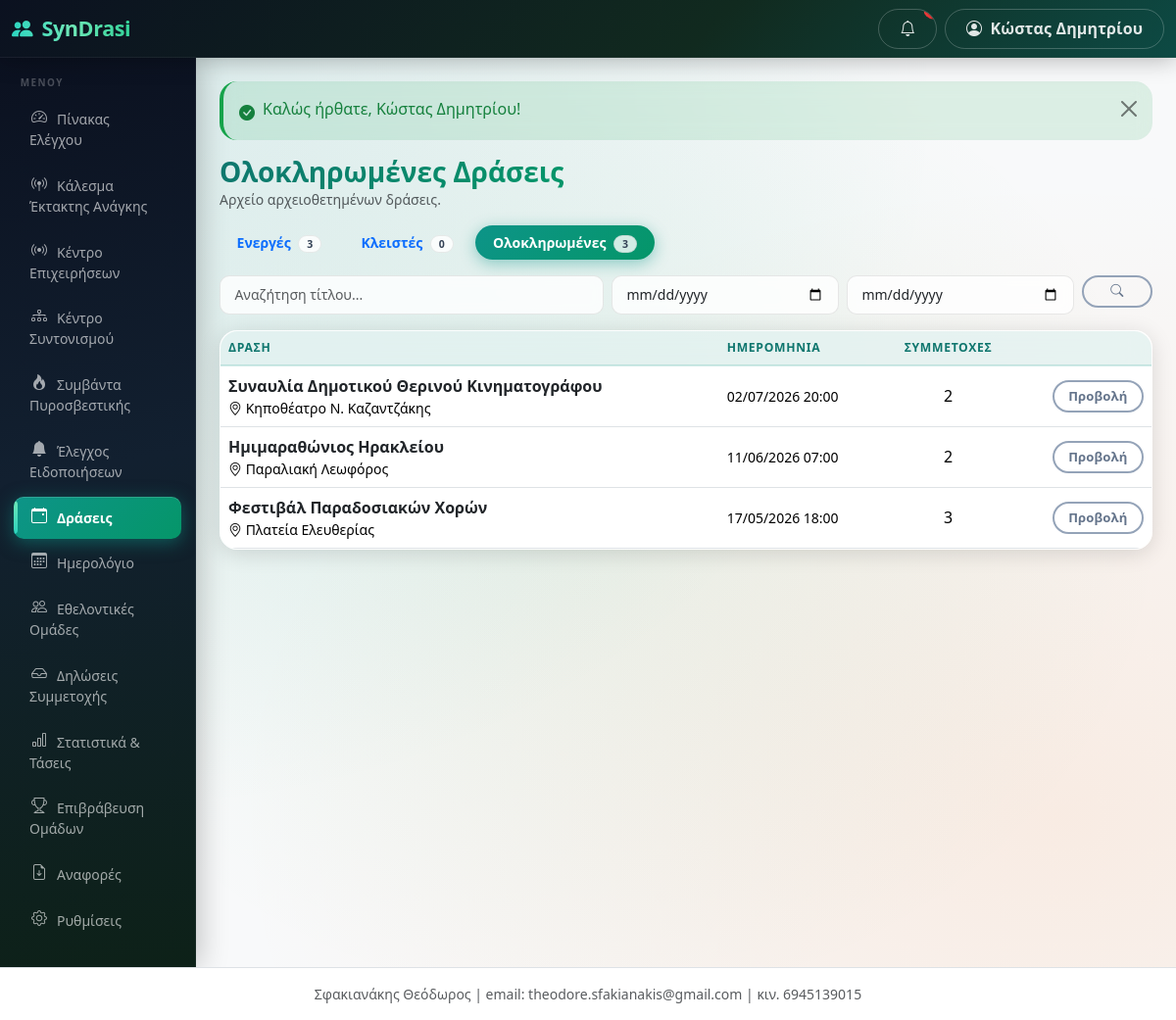
The page /public/events/completed (signed in) on the database its author committed.
### tables this page shows
CREATE TABLE users (
  id INT AUTO_INCREMENT PRIMARY KEY,
  municipality_id INT NULL,
  team_id INT NULL,
  name VARCHAR(255) NOT NULL,
  email VARCHAR(255) NOT NULL UNIQUE,
  phone VARCHAR(50) NULL,
  password_hash VARCHAR(255) NOT NULL,
  role ENUM('super_admin','municipality_admin','team_admin','event_operator') NOT NULL,
  status ENUM('active','inactive') NOT NULL DEFAULT 'active',
  language_code VARCHAR(10) NULL,
  last_login_at DATETIME NULL,
  created_at DATETIME NOT NULL DEFAULT CURRENT_TIMESTAMP,
  updated_at DATETIME NULL ON UPDATE CURRENT_TIMESTAMP,
  INDEX idx_users_municipality_id (municipality_id),
  INDEX idx_users_team_id (team_id),
  FOREIGN KEY (language_code) REFERENCES languages(code)
);

CREATE TABLE events (
  id INT AUTO_INCREMENT PRIMARY KEY,
  municipality_id INT NOT NULL,
  category_id INT NULL,
  title VARCHAR(255) NOT NULL,
  description TEXT NULL,
  location_name VARCHAR(255) NULL,
  address VARCHAR(255) NULL,
  latitude DECIMAL(10,7) NULL,
  longitude DECIMAL(10,7) NULL,
  start_datetime DATETIME NOT NULL,
  end_datetime DATETIME NOT NULL,
  requested_people INT NOT NULL DEFAULT 0,
  requested_vehicle TINYINT(1) NOT NULL DEFAULT 0,
  requested_medical_equipment TINYINT(1) NOT NULL DEFAULT 0,
  requested_items_json TEXT NULL,
  instructions TEXT NULL,
  status ENUM('draft','open','review','confirmed','active','closed','completed','cancelled') NOT NULL DEFAULT 'draft',
  public_token VARCHAR(64) NULL UNIQUE,
  published_at DATETIME NULL,
  created_by INT NOT NULL,
  created_at DATETIME NOT NULL DEFAULT CURRENT_TIMESTAMP,
  updated_at DATETIME NULL ON UPDATE CURRENT_TIMESTAMP,
  last_activity_at DATETIME NULL COMMENT 'bumped by live-ops writes; poll change detection (migration 040)',
  reconciliation_notes TEXT NULL,
  story_token VARCHAR(64) NULL COMMENT 'no-login public Story link',
  story_published_at DATETIME NULL,
  INDEX idx_events_municipality_id (municipality_id),
  INDEX idx_events_status (status),
  INDEX idx_events_start_datetime (start_datetime),
  INDEX idx_events_story_token (story_token),
  INDEX idx_events_muni_status_start (municipality_id, status, start_datetime)
);

### views/events/completed.php (the view)
<?php
$terms = $terms ?? authority_context();
$eventPlural = $terms['event_plural'] ?? 'Δράσεις';
$eventPluralLc = $terms['event_plural_lc'] ?? 'δράσεις';
$eventSingular = $terms['event_singular'] ?? 'Δράση';
?>
<div class="d-flex flex-wrap justify-content-between align-items-center mb-3 gap-2">
  <div>
    <h1 class="h3 mb-0"><?= e(t('events/completed.001', 'Ολοκληρωμένες')) ?> <?= e($eventPlural) ?></h1>
    <p class="text-muted small mb-0"><?= e(t('events/completed.012', 'Αρχείο αρχειοθετημένων')) ?> <?= e($eventPluralLc) ?>.</p>
  </div>
</div>
<ul class="nav nav-pills mb-3 small">
  <li class="nav-item"><a class="nav-link" href="<?= e(url('/events')) ?>"><?= e(t('events/completed.003', 'Ενεργές')) ?> <span class="badge text-bg-light ms-1"><?= (int) ($tabCounts['active'] ?? 0) ?></span></a></li>
  <li class="nav-item"><a class="nav-link" href="<?= e(url('/events/closed')) ?>"><?= e(t('events/completed.004', 'Κλειστές')) ?> <span class="badge text-bg-light ms-1"><?= (int) ($tabCounts['closed'] ?? 0) ?></span></a></li>
  <li class="nav-item"><a class="nav-link active" href="<?= e(url('/events/completed')) ?>"><?= e(t('events/completed.001', 'Ολοκληρωμένες')) ?> <span class="badge text-bg-light ms-1"><?= (int) ($tabCounts['completed'] ?? 0) ?></span></a></li>
</ul>
<form method="get" class="row g-2 mb-3">
  <div class="col-md-5">
    <input type="text" name="q" class="form-control form-control-sm" placeholder="<?= e(t('events/completed.009', 'Αναζήτηση τίτλου...')) ?>" value="<?= e($q) ?>">
  </div>
  <div class="col-md-3">
    <input type="date" name="from" class="form-control form-control-sm" value="<?= e($from) ?>" title="<?= e(t('events/completed.010', 'Από')) ?>">
  </div>
  <div class="col-md-3">
    <input type="date" name="to" class="form-control form-control-sm" value="<?= e($to) ?>" title="<?= e(t('events/completed.011', 'Έως')) ?>">
  </div>
  <div class="col-md-1">
    <button class="btn btn-sm btn-outline-secondary w-100"><i class="bi bi-search"></i></button>
  </div>
</form>
<?php if (!$events): ?>
  <div class="alert alert-info"><?= e(t('events/completed.013', 'Δεν βρέθηκαν ολοκληρωμένες')) ?> <?= e($eventPluralLc) ?>.</div>
<?php else: ?>
  <div class="card shadow-sm">
    <div class="table-responsive">
      <table class="table table-hover align-middle mb-0">
        <thead class="table-light">
          <tr>
            <th><?= e($eventSingular) ?></th>
            <th><?= e(t('events/completed.006', 'Ημερομηνία')) ?></th>
            <th class="text-center"><?= e(t('events/completed.007', 'Συμμετοχές')) ?></th>
            <th></th>
          </tr>
        </thead>
        <tbody>
          <?php foreach ($events as $e): ?>
            <tr class="text-muted">
              <td>
                <strong class="text-body"><?= e($e['title']) ?></strong>
                <?php if ($e['location_name']): ?>
                  <div class="small"><i class="bi bi-geo-alt"></i> <?= e($e['location_name']) ?></div>
                <?php endif; ?>
              </td>
              <td class="small text-nowrap"><?= e(gr_datetime($e['start_datetime'])) ?></td>
              <td class="text-center"><?= (int) $e['applications_count'] ?></td>
              <td class="text-end">
                <a href="<?= e(url('/events/' . $e['id'])) ?>" class="btn btn-sm btn-outline-secondary"><?= e(t('events/completed.008', 'Προβολή')) ?></a>
              </td>
            </tr>
          <?php endforeach; ?>
        </tbody>
      </table>
    </div>
  </div>
<?php endif; ?>

### app/Helpers/Router.php (shortened to what the rows shown need)
<?php
class Router
{
    private $routes = [];
    public function get($pattern, $handler, array $options = [])
    {
        $this->routes[] = ['GET', $pattern, $handler, $options];
    }
    public function post($pattern, $handler, array $options = [])
    {
        $this->routes[] = ['POST', $pattern, $handler, $options];
    }
    public function dispatch($method, $uri)
    {
        $path = parse_url($uri, PHP_URL_PATH);
        $base = base_uri();
        if ($base !== '' && strpos($path, $base) === 0) {
            $path = substr($path, strlen($base));
        } else {
            $parent = preg_replace('#/public$#', '', $base);
            if ($parent !== $base && $parent !== '' && strpos($path, $parent) === 0) {
                $path = substr($path, strlen($parent));
            }
        }
        $path = '/' . trim($path, '/');
        foreach ($this->routes as $route) {
            list($m, $pattern, $handler, $options) = $route;
            if ($m !== $method) {
                continue;
            }
            $regex = '#^' . preg_replace_callback(
                '/\{([a-zA-Z_]+)\}/',
                function ($m) {
                    return $m[1] === 'token' ? '([A-Za-z0-9]+)' : '(\d+)';
                },
                $pattern
            ) . '$#';
            if (preg_match($regex, $path, $matches)) {
                array_shift($matches);
                $this->enforceAccess($options);
                list($class, $action) = explode('@', $handler);
                $controller = new $class();
                return call_user_func_array([$controller, $action], $matches);
            }
        }
    }
    private function enforceAccess(array $options)
    {
        if (!empty($options['roles'])) {
            requireRole($options['roles']);
            return;
        }
    }
}

### views/layouts/header.php (shortened to what the rows shown need)
<?php $unreadCount = is_logged_in() ? Notification::unreadCount($_SESSION['user_id']) : 0; ?>
<!DOCTYPE html>
<html lang="el">
<head>
<link href="https://cdn.jsdelivr.net/npm/bootstrap@5.3.3/dist/css/bootstrap.min.css" rel="stylesheet">
<link href="https://cdn.jsdelivr.net/npm/bootstrap-icons@1.11.3/font/bootstrap-icons.min.css" rel="stylesheet">
<link href="<?= e(url('/assets/css/app.css')) ?>" rel="stylesheet">
</head>
<body class="bg-light">
<nav class="navbar navbar-dark syndrasi-topbar sticky-top">
  <div class="container-fluid">
    <div class="d-flex align-items-center">
      <button class="btn btn-outline-light d-lg-none me-2" type="button" data-bs-toggle="offcanvas" data-bs-target="#sidebarMenu" aria-label="<?= e(t('layouts/header.006', 'Μενού')) ?>">
      </button>
      <a class="navbar-brand fw-bold" href="<?= e(url('/')) ?>">
        <i class="bi bi-people-fill me-1"></i> SynDrasi
      </a>
    </div>
    <div class="d-flex align-items-center gap-2">
      <a href="<?= e(url('/notifications')) ?>" class="btn btn-outline-light position-relative" title="<?= e(t('layouts/header.008', 'Ειδοποιήσεις')) ?>" id="navNotifBell">
        <i class="bi bi-bell"></i>
        <span class="position-absolute top-0 start-100 translate-middle badge rounded-pill bg-danger"
              id="navNotifBadge" <?= $unreadCount > 0 ? '' : 'style="display:none"' ?>><?= (int) $unreadCount ?></span>
      </a>
      <div class="dropdown">
        <button class="btn btn-outline-light dropdown-toggle" data-bs-toggle="dropdown">
          <i class="bi bi-person-circle me-1"></i>
          <span class="d-none d-md-inline"><?= e(current_user() ? current_user()['name'] : '') ?></span>
        </button>
      </div>
    </div>
  </div>
</nav>
<div class="container-fluid">
  <div class="row">
    <?php include BASE_PATH . '/views/layouts/sidebar.php'; ?>
    <main class="col-lg-10 ms-sm-auto px-3 px-md-4 py-4">
      <?php include BASE_PATH . '/views/layouts/flash.php'; ?>

### views/layouts/sidebar.php (shortened to what the rows shown need)
<?php
$role = current_role();
$currentPath = parse_url($_SERVER['REQUEST_URI'], PHP_URL_PATH);
$midForTerms = function_exists('current_municipality_id') ? current_municipality_id() : null;
$authorityTerms = $midForTerms ? authority_context($midForTerms) : authority_defaults('municipality');
$authorityTypeForMenu = $authorityTerms['authority_type'] ?? 'municipality';
$eventMenuLabel = t('authority/' . $authorityTypeForMenu . '.event_plural', $authorityTerms['event_plural'] ?? 'Δράσεις');
$teamMenuLabel = t('authority/' . $authorityTypeForMenu . '.team_plural', $authorityTerms['team_plural'] ?? 'Εθελοντικές Ομάδες');
$menus = [];
if ($role === 'municipality_admin') {
    $menus = [
        ['/dashboard',    'bi-speedometer2',              t('layouts/sidebar.003', 'Πίνακας Ελέγχου')],
        ['/mobilizations', 'bi-broadcast-pin',            t('layouts/sidebar.004', 'Κάλεσμα Έκτακτης Ανάγκης')],
        ['/operations',   'bi-broadcast',                 t('layouts/sidebar.005', 'Κέντρο Επιχειρήσεων')],
        ['/operations/war-room', 'bi-diagram-3',          t('layouts/sidebar.006', 'Κέντρο Συντονισμού')],
        ['/fire-service', 'bi-fire',                       t('layouts/sidebar.007', 'Συμβάντα Πυροσβεστικής')],
        ['/notification-center', 'bi-bell-fill',           t('layouts/sidebar.008', 'Έλεγχος Ειδοποιήσεων')],
        ['/events',       'bi-calendar-event',            $eventMenuLabel],
        ['/events/calendar', 'bi-calendar3',              t('layouts/sidebar.009', 'Ημερολόγιο')],
        ['/teams',        'bi-people',                    $teamMenuLabel],
        ['/applications', 'bi-inbox',                     t('layouts/sidebar.010', 'Δηλώσεις Συμμετοχής')],
        ['/statistics',   'bi-bar-chart',                 t('layouts/sidebar.011', 'Στατιστικά & Τάσεις')],
        ['/awards',       'bi-trophy',                    t('layouts/sidebar.012', 'Επιβράβευση Ομάδων')],
        ['/reports',      'bi-file-earmark-arrow-down',   t('layouts/sidebar.013', 'Αναφορές')],
        ['/settings',     'bi-gear',                      t('layouts/sidebar.014', 'Ρυθμίσεις')],
    ];
}
$base = base_uri();
function sidebar_active($path, $currentPath, $base)
{
    $full = $base . $path;
    if (in_array($path, ['/dashboard','/team/dashboard','/admin/dashboard','/events/calendar'], true)) {
        return $currentPath === $full;
    }
    return strpos($currentPath, $full) === 0;
}
?>
<div class="offcanvas-lg offcanvas-start col-lg-2 d-lg-block sidebar p-0" tabindex="-1" id="sidebarMenu">
  <?php
  if (in_array($role, ['municipality_admin', 'event_operator'], true)) {
      $mid = current_municipality_id();
      if ($mid && class_exists('MunicipalitySetting')) {
          $sidebarLogoUrl = MunicipalitySetting::get($mid, 'branding_logo', '');
      }
  }
  ?>
  <div class="sidebar-label"><?= e(t('layouts/sidebar.001', 'Μενού')) ?></div>
  <ul class="nav flex-column mb-auto px-1 pb-4">
    <?php foreach ($menus as $m): ?>
    <li class="nav-item">
      <a href="<?= e(url($m[0])) ?>"
         class="nav-link sidebar-link<?= sidebar_active($m[0], $currentPath, $base) ? ' active' : '' ?>">
        <i class="bi <?= e($m[1]) ?> me-2"></i><?= e($m[2]) ?>
      </a>
    </li>
    <?php endforeach; ?>
  </ul>
</div>

### rows shown on the page
users: name "Κώστας Δημητρίου", language_code "ΜΕΝΟΎ", language_code "Ολοκληρωμένες", language_code "Αρχείο αρχειοθετημένων", language_code "Ενεργές", language_code "Κλειστές", q "Αναζήτηση τίτλου...", language_code "ΗΜΕΡΟΜΗΝΊΑ", language_code "ΣΥΜΜΕΤΟΧΈΣ", language_code "Προβολή"
events: title "Συναυλία Δημοτικού Θερινού Κινηματογράφου", location_name "Κηποθέατρο Ν. Καζαντζάκης", start_datetime "02/07/2026 20:00", applications_count "2"
events: title "Ημιμαραθώνιος Ηρακλείου", location_name "Παραλιακή Λεωφόρος", start_datetime "11/06/2026 07:00", applications_count "2"
events: title "Φεστιβάλ Παραδοσιακών Χορών", location_name "Πλατεία Ελευθερίας", start_datetime "17/05/2026 18:00", applications_count "3"

### other values the page prints
$m[2] "Πίνακας Ελέγχου"
$m[2] "Κάλεσμα Έκτακτης Ανάγκης"
$m[2] "Κέντρο Επιχειρήσεων"
$m[2] "Κέντρο Συντονισμού"
$m[2] "Συμβάντα Πυροσβεστικής"
$m[2] "Έλεγχος Ειδοποιήσεων"
$m[2] "Δράσεις"
$m[2] "Ημερολόγιο"
$m[2] "Εθελοντικές Ομάδες"
$m[2] "Δηλώσεις Συμμετοχής"
$m[2] "Στατιστικά & Τάσεις"
$m[2] "Επιβράβευση Ομάδων"
$m[2] "Αναφορές"
$m[2] "Ρυθμίσεις"
$f['message'] "Καλώς ήρθατε, Κώστας Δημητρίου!"
